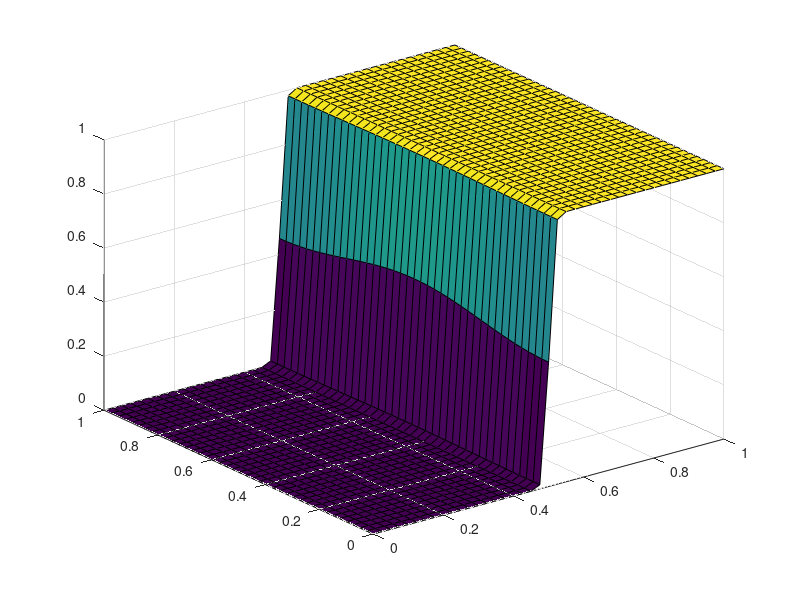

The MATLAB source for this figure:
function test_Concentration()

X_1 = 0:0.025:1;
X_0 = 0:0.025:1;
for i=1:length(X_0)
    for j=1:length(X_1)
        Z(i,j) = 0.5*(tanh(80.0*(X_1(j)-0.5*X_1(end)-0.001*cos(2*pi*X_0(i))))+1);
    end
end


surf(X_0,X_1,Z)
